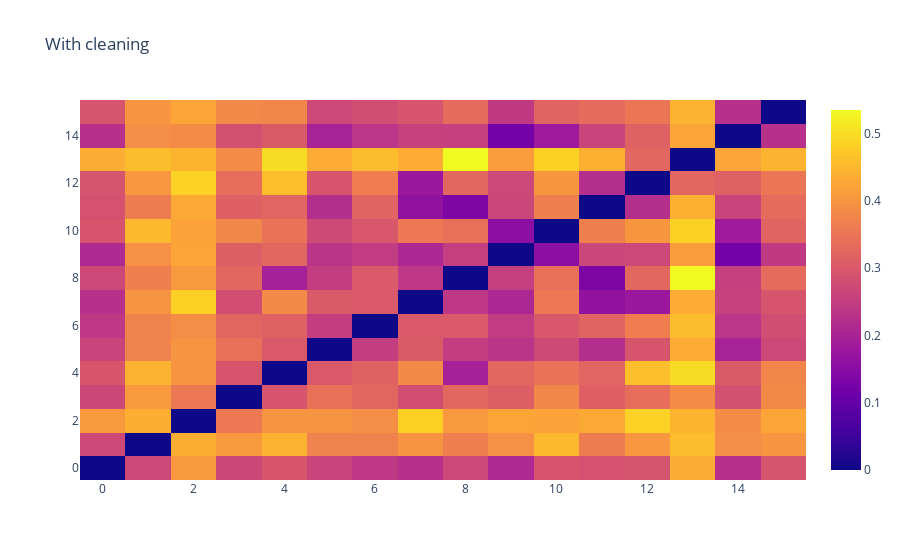

Notebook cell for this chart:
### Code cell
cosine_distances = []

for outer_template_vector in utah_cleaned:
    temp_cosine_distances = []
    for inner_template_vector in utah_cleaned:
        temp_cosine_distances.append(cosine(outer_template_vector, inner_template_vector))
    cosine_distances.append(temp_cosine_distances)
    
fig = go.Figure(data=go.Heatmap(
                    z=cosine_distances))
fig.update_layout(
    title="With cleaning"
)
fig.show()

### Figure 1 — Plotly figure (JSON) as saved in the notebook; plotly's stock layout.template omitted (floating-point values rounded to 4 significant figures; data arrays with more than 128 entries replaced by an {"elided": "..."} marker saying what was removed)
{"data": [{"type": "heatmap", "z": {"elided": "16x16 float values"}}], "layout": {"title": {"text": "With cleaning"}}}
